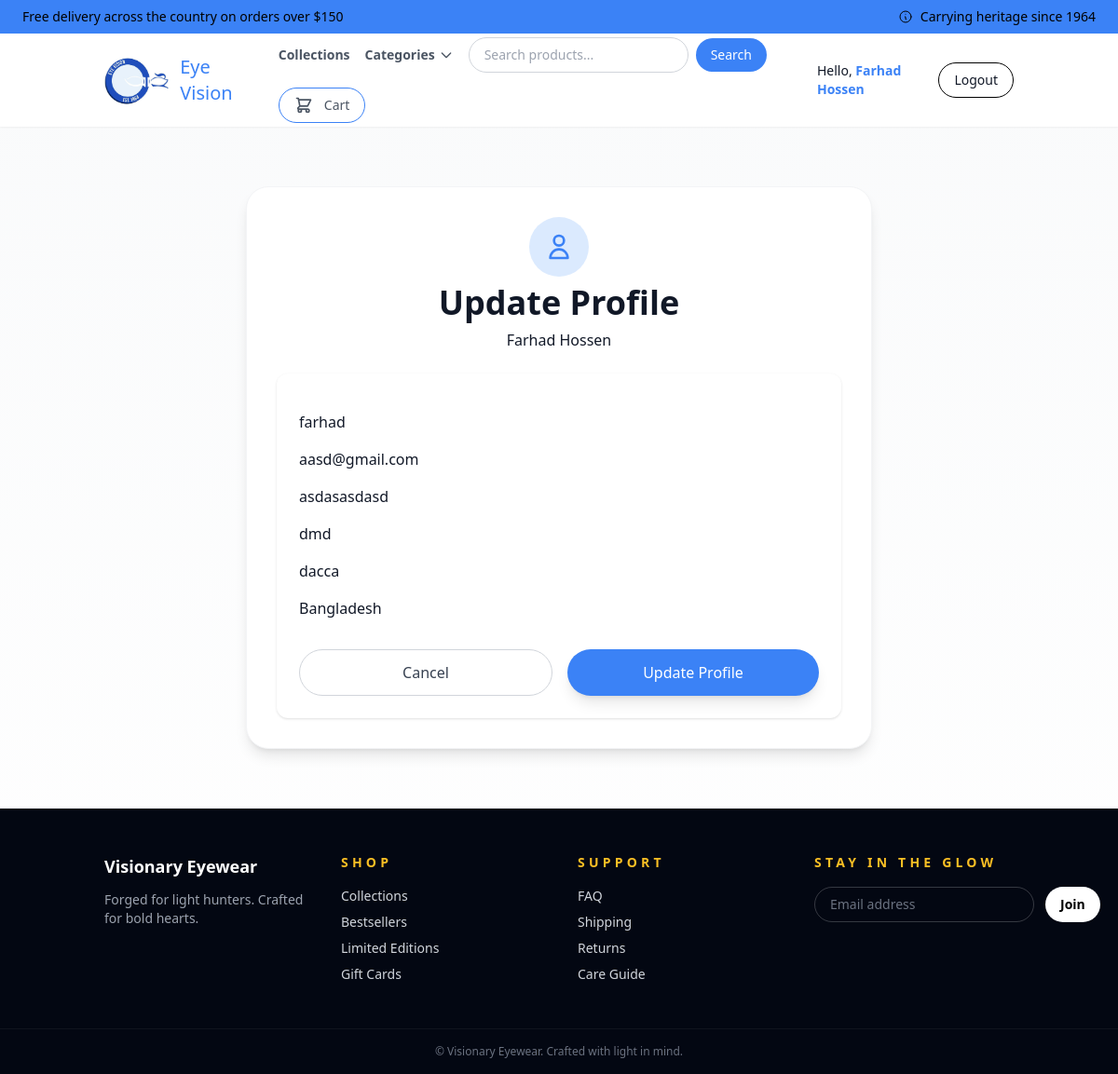
Screenshot of /user/update_profile/ (signed in) with the database file from the repository.
### user/models.py (models this page shows)
class CustomUser(AbstractUser):
    username = None
    mobile = models.CharField(max_length=15, unique=True, validators=[mobile_validator])
    email = models.EmailField(blank=True, null=True, validators=[blank_or_unique_email])
    is_varified = models.BooleanField(default=False)
    USERNAME_FIELD = 'mobile'
    REQUIRED_FIELDS = ['first_name', 'last_name']
    objects = CustomUserManager() # type: ignore
    def __str__(self):
        return str(self.first_name + " " + self.last_name)

### payment/models.py (models this page shows, shortened)
class ShippingAddress(models.Model):
    user = models.ForeignKey(settings.AUTH_USER_MODEL, on_delete=models.CASCADE, null=True, blank=True)
    shipping_full_name = models.CharField(max_length=255)
    shipping_email = models.EmailField()
    shipping_address1 = models.CharField(max_length=255)
    shipping_address2 = models.CharField(max_length=255, blank=True, null=True)
    shipping_city = models.CharField(max_length=100)
    shipping_country = models.CharField(max_length=100)

### user/views.py (the view)
    def wrapper(request, *args, **kwargs):
        if not request.user.is_authenticated:
            messages.warning(request, "You need to login to view this page.")
            print(request.path)
            return redirect(f"/user/login/?next={request.path}")
        return view_func(request, *args, **kwargs)

### user/forms.py
class User_form(ModelForm):
    class Meta:
        model = Profile
        fields = ["address"]

### payment/forms.py
class ShippingForm(forms.ModelForm):
    shipping_full_name = forms.CharField(label="", widget=forms.TextInput(attrs={"placeholder": "Full Name", "class": "form-control"}), required=True)
    shipping_email = forms.CharField(label="", widget=forms.TextInput(attrs={"placeholder": "Email", "class": "form-control"}), required=True)
    shipping_address1 = forms.CharField(label="", widget=forms.TextInput(attrs={"placeholder": "address1", "class": "form-control"}), required=True)
    shipping_address2 = forms.CharField(label="", widget=forms.TextInput(attrs={"placeholder": "address2", "class": "form-control"}), required=False)
    shipping_city = forms.CharField(label="", widget=forms.TextInput(attrs={"placeholder": "city", "class": "form-control"}), required=True)
    shipping_country = forms.CharField(label="", widget=forms.TextInput(attrs={"placeholder": "country", "class": "form-control"}), required=True)
    class Meta:
        model = ShippingAddress
        fields = ['shipping_full_name', 'shipping_email', 'shipping_address1', 'shipping_address2', 'shipping_city', 'shipping_country']
        exclude = ['user']

### cart/cart.py (called while the page is built)
    def __len__(self):
        return sum(item['quantity'] for item in self.cart.values())

### cart/context_processors.py (called while the page is built)
def cart(request):
    return {'cart':Cart(request)}

### store/context_processors.py (called while the page is built)
def categories(request):
    return {
        'categories': Category.objects.all().order_by('name')
    }

### user/views.py (called while the page is built)
def login_required_message(view_func):
    def wrapper(request, *args, **kwargs):
        if not request.user.is_authenticated:
            messages.warning(request, "You need to login to view this page.")
            print(request.path)
            return redirect(f"/user/login/?next={request.path}")
        return view_func(request, *args, **kwargs)
    return wrapper

### user/templates/user/update_profile.html (shortened to what this page needs)
{% extends 'base.html' %}
{% block content %}
<section class="container mx-auto px-6 py-16">
    <div class="max-w-2xl mx-auto">
        <div class="bg-white rounded-3xl shadow-lg border border-gray-100 p-8 space-y-6">
            <div class="text-center space-y-2">
                <div class="mx-auto w-16 h-16 bg-blue-100 rounded-full flex items-center justify-center">
                    <svg xmlns="http://www.w3.org/2000/svg" class="h-8 w-8 text-blue-500" fill="none" viewBox="0 0 24 24" stroke="currentColor">
                        <path stroke-linecap="round" stroke-linejoin="round" stroke-width="2" d="M16 7a4 4 0 11-8 0 4 4 0 018 0zM12 14a7 7 0 00-7 7h14a7 7 0 00-7-7z" />
                    </svg>
                </div>
                <h1 class="text-3xl md:text-4xl font-semibold text-gray-900">Update Profile</h1>
                <p>{{ user }}</p>
            </div>
            <form method="POST" class="space-y-4 bg-white p-6 rounded-xl shadow">
                    {{ shipping_form.as_p }}
                <div class="flex gap-4 pt-4">
                    <a href="{% url 'user' %}"
                       class="flex-1 rounded-full border border-gray-300 px-6 py-3 text-center text-gray-700 font-medium hover:bg-gray-50 transition">
                        Cancel
                    </a>
                    <button type="submit"
                            class="flex-1 rounded-full bg-blue-500 px-6 py-3 text-white font-medium hover:bg-blue-600 transition shadow-lg hover:shadow-xl">
                        Update Profile
                    </button>
                </div>
            </form>
        </div>
    </div>
</section>
{% endblock %}

### templates/navbar.html (shortened to what this page needs)
    <div class="bg-blue-500 text-black text-sm py-2 px-6 flex flex-wrap justify-between gap-3 sticky top-0 z-30">
        <span>Free delivery across the country on orders over $150</span>
        <span class="hidden lg:flex items-center gap-2">
            <svg xmlns="http://www.w3.org/2000/svg" class="h-4 w-4" fill="none" viewBox="0 0 24 24" stroke="currentColor">
                <path stroke-linecap="round" stroke-linejoin="round" stroke-width="1.5" d="M13 16h-1v-4h-1m1-4h.01M21 12a9 9 0 11-18 0 9 9 0 0118 0z" />
            </svg>
            Carrying heritage since 1964
        </span>
    </div>
    <header class="shadow-sm bg-white sticky top-[30px] z-20">
        <nav class="container mx-auto px-6 py-1">
            <div class="flex items-center justify-between gap-6">
                <a href="{% url 'home' %}" class="flex items-center gap-3" aria-label="Back to top">
                    <div class="h-20 w-20 flex items-center justify-center">
                        <img src="{{ MEDIA_URL }}uploads/products/logo.jpg" alt="Vision Eye Wear" class="h-20 w-20 object-contain">
                    </div>
                    <div>
                        <p class="text-xl font-semi-bold text-blue-500">Eye Vision</p>
                    </div>
                </a>
                <div class="hidden lg:flex flex-wrap items-center gap-4 text-sm font-medium text-gray-600">
                    <a href="{% url 'collection' %}" class="hover:text-blue-500 font-semibold">Collections</a>
                    <div class="relative group">
                        <button class="hover:text-blue-500 font-semibold flex items-center gap-1">
                            Categories
                            <svg xmlns="http://www.w3.org/2000/svg" class="h-4 w-4" fill="none" viewBox="0 0 24 24" stroke="currentColor">
                                <path stroke-linecap="round" stroke-linejoin="round" stroke-width="2" d="M19 9l-7 7-7-7" />
                            </svg>
                        </button>
                    </div>
                    <form action="{% url 'search' %}" method="get" class="flex items-center gap-2">
                    <input  type="text"
                            name="q"
                            placeholder="Search products..."
                            value="{{ request.GET.q }}"
                            class="border border-gray-300 rounded-full px-4 py-2 text-sm focus:outline-none focus:ring-2 focus:ring-blue-500"
                            required>
                    <button type="submit" class="px-4 py-2 bg-blue-500 text-white rounded-full">
                        Search
                    </button>
                    </form>
                    <a href="{% url 'cart_sum' %}" id="cart_quantity" class="inline-flex items-center gap-2 rounded-full border border-blue-500 px-4 py-2 hover:bg-blue-500 hover:text-white transition">
                    {% if cart|length > 0 %}
                        <span class="inline-flex items-center justify-center h-6 w-6 rounded-full bg-blue-500 text-white text-sm font-semibold">
                            {{ cart|length }}
                        </span>
                        <span class="font-medium">Cart</span>
                    {% else %}
                        <span class="ml-1">Cart</span>
                    {% endif %}
                    </a>
                </div>
                <div class="hidden lg:flex items-center gap-4 text-sm">
                    {% if user.is_authenticated %}
                        <span>Hello, <a href="{% url 'user' %}" class="font-semibold text-blue-500 hover:underline">{{ user }}</a></span>
                        <a href="{% url 'logout' %}" class="inline-flex items-center gap-2 rounded-full border border-black px-4 py-2 hover:bg-red-600 hover:text-white transition">
                            Logout
                        </a>
                    {% else %}
                        <a href="{% url 'login' %}" class="text-blue-600 hover:text-black">Log in</a>
                        <a href="{% url 'registration' %}" class="inline-flex items-center gap-2 rounded-full border border-black px-4 py-2 text-blue-500 hover:bg-blue-500 hover:text-white transition">
                            Sign In
                        </a>
                    {% endif %}
                </div>
            </div>
        </nav>
    </header>

### templates/base.html (style rules this page uses)
body { font-family: "Space Grotesk", ui-sans-serif, system-ui, -apple-system; }

### rows the page displays
CustomUser: first_name+last_name "Farhad Hossen"
ShippingAddress: shipping_full_name "farhad", shipping_email "aasd@gmail.com", shipping_address1 "asdasasdasd", shipping_address2 "dmd", shipping_city "dacca", shipping_country "Bangladesh"
